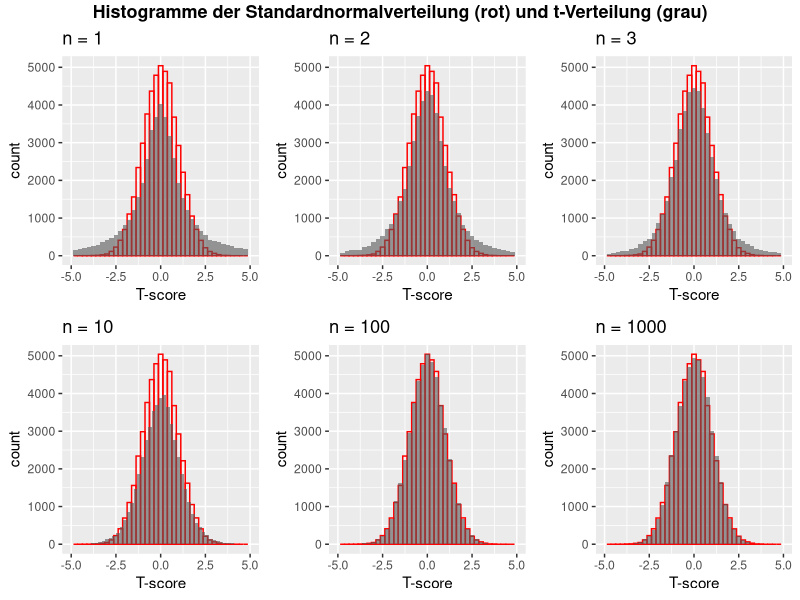

Write the R code that produced this figure.
## ---- chunk 1
options(warn=-1)
# G_n: Umfang der Stichprobe
# n: Anzahl der Zufallszahlen

n_rows = 50000

g = data.frame(
    G_1 = rt(n_rows, 1),
    G_2 = rt(n_rows, 2),
    G_3 = rt(n_rows, 3),
    G_10 = rt(n_rows, 10),
    G_100 = rt(n_rows, 100),
    G_1000 = rt(n_rows, 1000)
)
print(dim(g))
print(head(g))
## ---- chunk 2
library(ggplot2)
library(gridExtra)
library(grid)

normal_dist = data.frame(normal = rnorm(n_rows, 0, 1)) # Normalverteilung mit 50000 Zufallszahlen
alpha_t = 0.6

p1 = ggplot(g) +
    geom_histogram(data = normal_dist, aes(x = normal), binwidth = 0.25, color = "red", fill="transparent") +
    geom_histogram(aes(x = G_1), binwidth = 0.25, alpha = alpha_t) +
    xlim(-5, 5) + 
    labs(title = "n = 1", x = "T-score", y = "count")

p2 = ggplot(g) +
    geom_histogram(data = normal_dist, aes(x = normal), binwidth = 0.25, color = "red", fill="transparent") +
    geom_histogram(aes(x = G_2), binwidth = 0.25, alpha = alpha_t) +
    xlim(-5, 5) +
    labs(title = "n = 2", x = "T-score", y = "count")

p3 = ggplot(g) +
    geom_histogram(data = normal_dist, aes(x = normal), binwidth = 0.25, color = "red", fill="transparent") +
    geom_histogram(aes(x = G_3), binwidth = 0.25, alpha = alpha_t) +
    xlim(-5, 5) +
    labs(title = "n = 3", x = "T-score", y = "count")

p4 = ggplot(g) +
    geom_histogram(data = normal_dist, aes(x = normal), binwidth = 0.25, color = "red", fill="transparent") +
    geom_histogram(aes(x = G_10), binwidth = 0.2, alpha = alpha_t) +
    xlim(-5, 5) +
    labs(title = "n = 10", x = "T-score", y = "count")

p5 = ggplot(g) +
    geom_histogram(data = normal_dist, aes(x = normal), binwidth = 0.25, color = "red", fill="transparent") +
    geom_histogram(aes(x = G_100), binwidth = 0.25, alpha = alpha_t) +
    xlim(-5, 5) +
    labs(title = "n = 100", x = "T-score", y = "count")

p6 = ggplot(g) +
    geom_histogram(data = normal_dist, aes(x = normal), binwidth = 0.25, color = "red", fill="transparent") +
    geom_histogram(aes(x = G_1000), binwidth = 0.25, alpha = alpha_t) +
    xlim(-5, 5) +
    labs(title = "n = 1000", x = "T-score", y = "count")

grid.arrange(p1, p2, p3, p4, p5, p6, ncol = 3, top=textGrob("Histogramme der Standardnormalverteilung (rot) und t-Verteilung (grau)", gp = gpar(fontsize = 13, fontface = 'bold')))

## ---- chunk 3
library(knitr)

table = data.frame(n = c(1, 2, 3, 10, 100, 1000), mean_diff = c(0, 0, 0, 0, 0, 0))
for (i in 1:6) { # vergleich von jedem n mit Normalverteilung pro Bin
    histogram = hist(g[, i], plot = FALSE, binwidth = 0.25)
    histogram_normal = hist(normal_dist$normal, plot = FALSE, binwidth = 0.25)
    sqr_diff = (histogram$counts - histogram_normal$counts)^2
    mean_diff = sqrt(sum(sqr_diff) / length(sqr_diff))
    table[i, 2] = mean_diff
}
print(kable(table))
# Die Abweichungen werden kleiner, je größer n ist.
